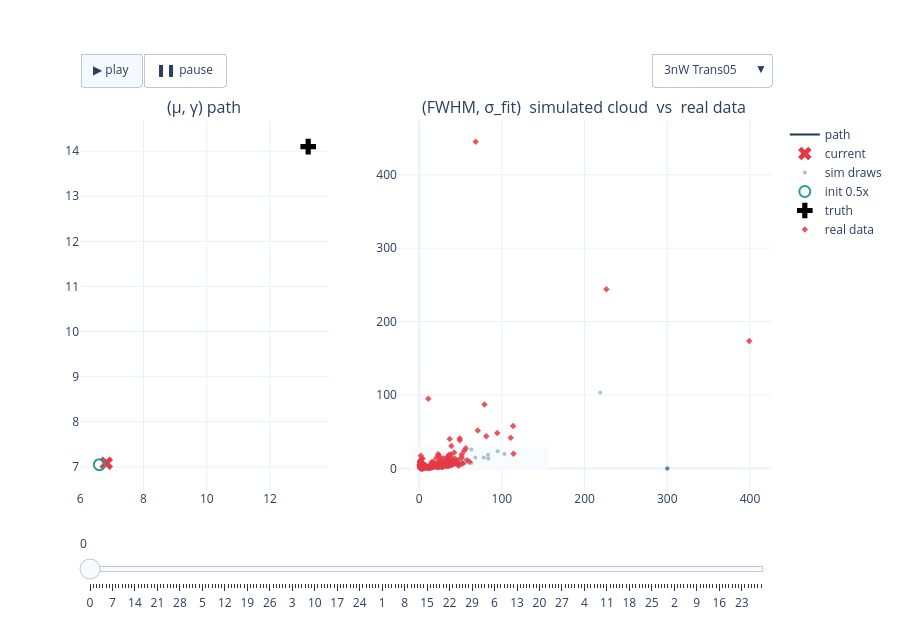

The cell this chart's notebook holds for it:
### Code cell
# FIG 1b — 3nW interactive: path + cloud, experiment dropdown + play/slider   (22a verbatim)
fig_3nW = build_power_figure(RESULTS, '3nW')
if fig_3nW is not None:
    _h = os.path.join(REPO_ROOT, 'notebooks', '24_realdata_accuracy', '24ab-fig1b-3nW-paths-clouds.html')
    fig_3nW.write_html(_h, include_plotlyjs='cdn', config=CONFIG_PLOT)
    print('wrote', _h, f'({os.path.getsize(_h)/1e6:.1f} MB)')
    fig_3nW.show(config=CONFIG_PLOT)
